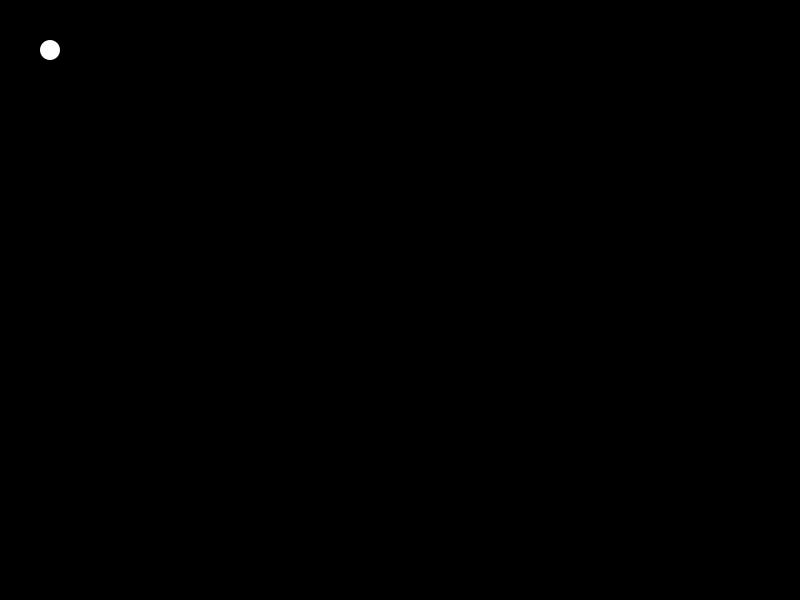
Frame 1 (no input)
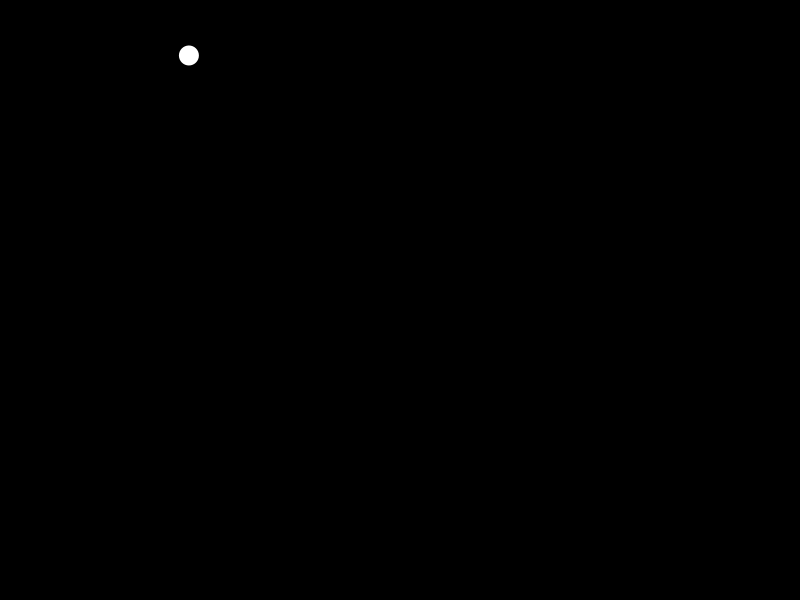
Frame 60 (the mouse pressed at the canvas centre just before this capture)
Frame 120 (the mouse held since frame 60 and released just before this capture): identical to frame 60, image omitted

The Processing sketch that drew these frames (run headless with seeded random() and noise(); from frame 60 on, the mouse is pressed at the canvas centre):

// Processing sketch: processing_142636
// ── processing_142636.pde

private PVector ballPos;
private PVector ballStart;
private PVector ballTarget;
private PVector ballDelta;
private PVector controlPoint;
private PVector controlPointFlux;
private PVector leftFloater;
private PVector rightFloater;
private PVector leftDelta;
private PVector rightDelta;
private PVector center;
private float slope;
private float clock;
private float elapsed;
private float duration;
private boolean debugLines;

public void setup() {
  debugLines = false;
  size(800, 600);
  ballPos = new PVector(50, 50);
  ballStart = new PVector();
  ballTarget = new PVector();
  ballDelta = new PVector();
  controlPointFlux = new PVector();
  controlPoint = new PVector();
  leftFloater = new PVector();
  rightFloater = new PVector();
  leftDelta = new PVector();
  rightDelta = new PVector();
  center = new PVector();
  clock = millis();
  duration = 5000;
  reset(750, 550);
}

private void reset(float x, float y) {
  ballStart.x = ballPos.x;
  ballStart.y = ballPos.y;
  ballTarget.x = x;
  ballTarget.y = y;
  ballDelta.x = ballTarget.x - ballStart.x;
  ballDelta.y = ballTarget.y - ballStart.y;
  controlPointFlux.x = ballDelta.x / 2;
  controlPointFlux.y = ballDelta.y / 2;
  controlPoint.x = ballStart.x + ballDelta.x / 2 + controlPointFlux.x;
  controlPoint.y = ballStart.y + ballDelta.y / 2 - controlPointFlux.y; 

  leftFloater.x = ballStart.x;
  leftFloater.y = ballStart.y;
  leftDelta.x = controlPoint.x - leftFloater.x;
  leftDelta.y = controlPoint.y - leftFloater.y;
  rightFloater.x = controlPoint.x;
  rightFloater.y = controlPoint.y;
  rightDelta.x = ballTarget.x - controlPoint.x;
  rightDelta.y = ballTarget.y - controlPoint.y;

  elapsed = 0;
}

private void update() {
  if (mousePressed) {
    clock = millis();
    reset(mouseX, mouseY);
    return;
  }

  if (elapsed >= duration) {
    ballPos.x = ballTarget.x;
    ballPos.y = ballTarget.y;
    return;
  }
  float newClock = millis();
  float delta = newClock - clock;
  elapsed += delta;
  clock = newClock;  
  float easeAmount = easeInOut(elapsed / duration);
  leftFloater.x = ballStart.x + leftDelta.x * easeAmount;
  leftFloater.y = ballStart.y + leftDelta.y * easeAmount;

  rightFloater.x = controlPoint.x + rightDelta.x * easeAmount;
  rightFloater.y = controlPoint.y + rightDelta.y * easeAmount;

  center.x = (leftFloater.x + rightFloater.x) / 2;
  center.y = (leftFloater.y + rightFloater.y) / 2;
  slope = (rightFloater.y - leftFloater.y / rightFloater.x - leftFloater.x);

  ballPos.x = leftFloater.x + (rightFloater.x - leftFloater.x) * easeAmount;
  ballPos.y = leftFloater.y + (rightFloater.y - leftFloater.y) * easeAmount;
}

public void draw() {
  update();

  background(0, 0, 0);
  fill(255, 255, 255);
  noStroke();
  ellipse(ballPos.x, ballPos.y, 20, 20);

  if (debugLines) {
    //points
    fill(0, 0, 0, 0);

    stroke(255, 0, 0);
    line(leftFloater.x, leftFloater.y, rightFloater.x, rightFloater.y);

    stroke(255, 255, 255);

    ellipse(center.x, center.y, 10, 10);

    stroke(255, 0, 0);
    ellipse(leftFloater.x, leftFloater.y, 10, 10);
    ellipse(rightFloater.x, rightFloater.y, 10, 10);

    stroke(0, 255, 0);
    line(ballStart.x, ballStart.y, controlPoint.x, controlPoint.y);
    line(controlPoint.x, controlPoint.y, ballTarget.x, ballTarget.y);
    ellipse(ballStart.x, ballStart.y, 10, 10);
    ellipse(ballTarget.x, ballTarget.y, 10, 10);
    ellipse(controlPoint.x, controlPoint.y, 10, 10);
  }
}

private float linear(float k) {
  return k;
}

private float easeOut(float k) {
  return -k * (k-2);
}

private float easeInOut(float k) {
  if ( ( k *= 2 ) < 1 ) return 0.5 * k * k;
  return - 0.5 * ( --k * ( k - 2 ) - 1 );
}

void keyPressed() {
  if (key == 'd') {
    debugLines = !debugLines;
  }
}
